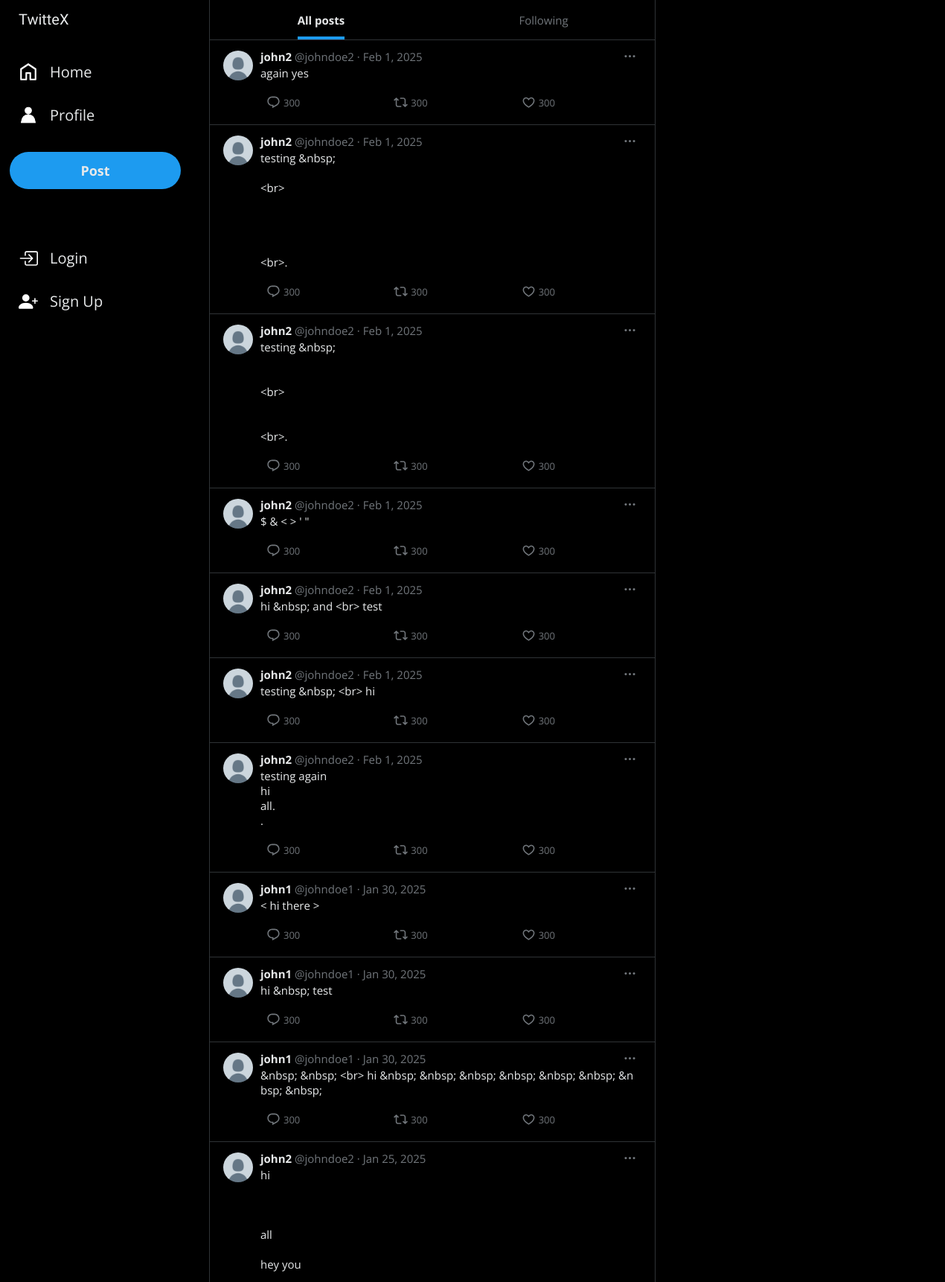
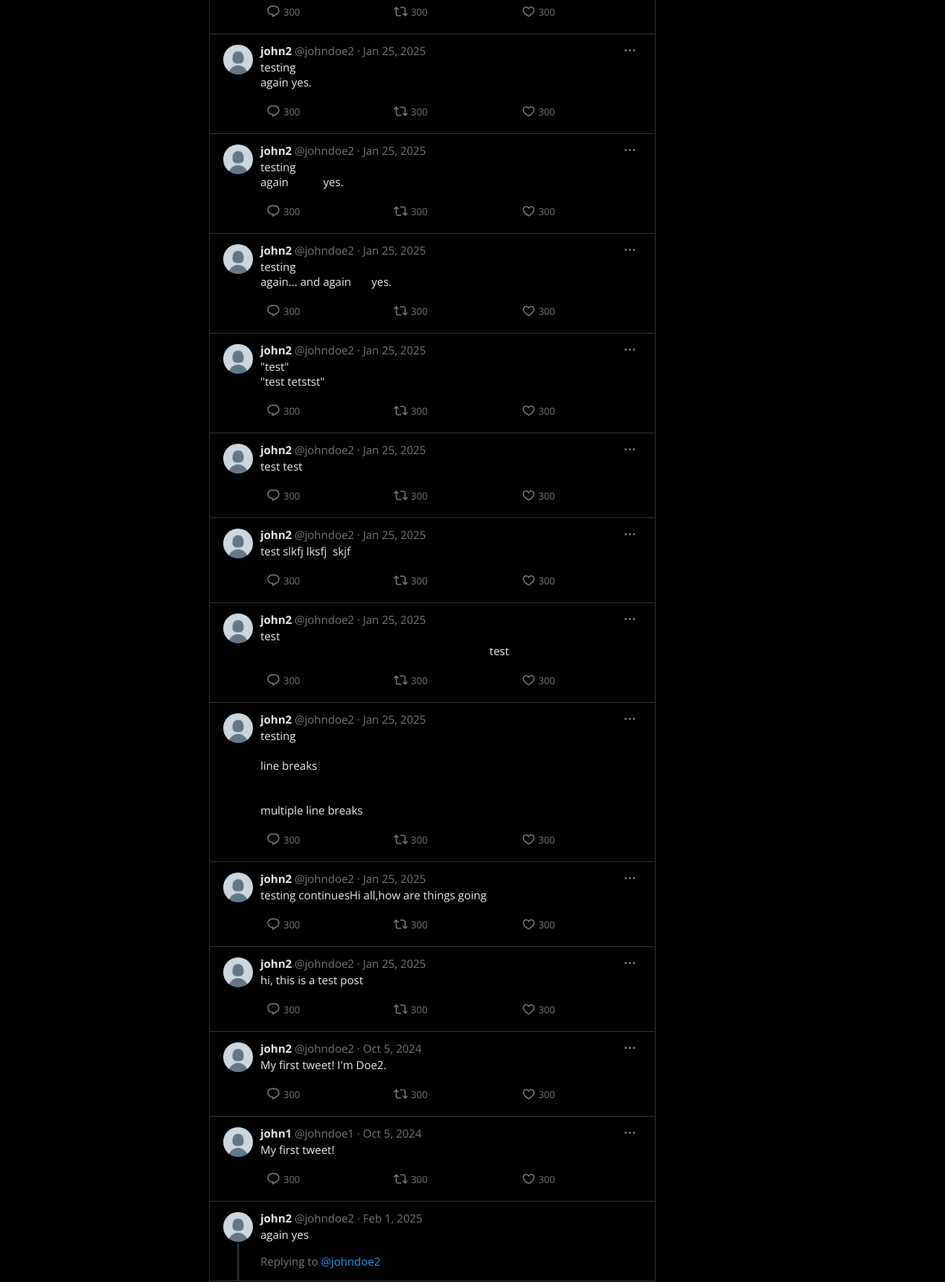
The page /home (upper part) on the database its author committed (2 pictures, top to bottom).
### network/models.py (models this page shows, shortened)
class Reply(models.Model):
    replier = models.ForeignKey(
        User,
        on_delete=models.SET_NULL,  # sets 'replier' to null if the user is deleted
        null=True,
        blank=True,
        related_name="replies",
    )
    replying_to = models.ForeignKey(
        "Reply",
        on_delete=models.PROTECT,  # makes sure referenced object is not deleted by raising exception
        related_name="replies",
        null=True,
        blank=True,
    )
    types_of_replies = [
        ("OP", "original post"),
        ("Reply", "reply"),
    ]
    reply_type = models.CharField(
        max_length=5, choices=types_of_replies, default="OP", help_text="Type of reply"
    )
    num_likes = models.IntegerField(default=0)
    reply_message = models.CharField(max_length=1000, help_text="What is happening!?")
    num_direct_replies = models.IntegerField(default=0)
    reply_date = models.DateTimeField(default=timezone.now)
    deleted = models.BooleanField(default=False)
    class Meta:
        ordering = ["-reply_date"]

class User(AbstractUser):
    date_joined = models.DateField(auto_now=True, help_text="Date joined")
    followers = models.ManyToManyField(
        "User",
        blank=True,
        help_text="Following user",
        related_name="following_user",
    )
    num_followers = models.IntegerField(default=0)
    following = models.ManyToManyField(
        "User",
        blank=True,
        help_text="Followed by user",
        related_name="followed_by_user",
    )
    num_following = models.IntegerField(default=0)
    likes = models.ManyToManyField(
        "Reply",
        blank=True,
        help_text="Liked posts",
        related_name="users_who_liked",
    )

### network/views.py (the view)
# urls.py: path("home", views.home, name="home"),
def home(request):
    all_posts = Reply.objects.all()
    context = {"posts": all_posts}
    return render(request, "network/render_template/home.html", context)

### network/templates/network/render_template/home.html (shortened to what this page needs)
{% extends "network/layout/layout_a.html" %}
{% block section_main %}
    <div class="section-main">
        <article>
            <nav class="filter-post">
                <a>
                    <div>
                        <span class="active-link">All posts</span>
                    </div>
                </a>
                <a>
                    <div>
                        <span>Following</span>
                    </div>
                </a>
            </nav>
        </article>
        {% for post in posts %}
            <article>{% include "network/components/posts/post.html" %}</article>
        {% endfor %}
        {% for post in posts %}
            <article>{% include "network/components/posts/reply_simplified.html" %}</article>
        {% endfor %}
    </div>
{% endblock section_main %}

### network/templates/network/components/posts/post.html (shortened to what this page needs)
{% load static %}
<div class="post">
    <div></div>
    <div class="post-content-wrapper">
        {% block post_profile_icon %}
            {% include "network/components/posts/post_profile_icon.html" %}
        {% endblock post_profile_icon %}
        <div class="utility-wrapper flex-1">
            <div class="post-content">
                <div class="post-meta flex justify-content-space-between">
                    <div class="name-handle-date-wrapper">
                        <a href="">{{ post.replier.first_name }}</a>
                        <a href="">@{{ post.replier.username }}</a>
                        <span>·</span>
                        <a href=""><time datetime="{{ post.reply_date|date:"c" }}">{{ post.reply_date|date:"M j, Y" }}</time></a>
                    </div>
                    {% block three_dots_icon %}
                        <div class="svg-more-wrapper svg-reply-wrapper flex flex-center"
                             title="More">
                            <div class="svg-wrapper flex flex-center border-pill background-transition">
                                <svg xmlns="http://www.w3.org/2000/svg"
                                     viewBox="0 0 24 24"
                                     aria-hidden="true"
                                     class="">
                                    <g>
                                    <path d="M3 12c0-1.1.9-2 2-2s2 .9 2 2-.9 2-2 2-2-.9-2-2zm9 2c1.1 0 2-.9 2-2s-.9-2-2-2-2 .9-2 2 .9 2 2 2zm7 0c1.1 0 2-.9 2-2s-.9-2-2-2-2 .9-2 2 .9 2 2 2z">
                                    </path>
                                    </g>
                                </svg>
                            </div>
                        </div>
                    {% endblock three_dots_icon %}
                </div>
                <div class="message-wrapper">
                    {% autoescape off %}
                        <span>{{ post.reply_message|linebreaksbr }}</span>
                    {% endautoescape %}
                </div>
                {% block reply_bar %}
                    <div class="reply-repost-like-wrapper">
                        <div class="svg-reply-wrapper flex flex-center"
                             title="Reply"
                             data-js-open-post-modal>
                            <div class="svg-wrapper flex flex-center border-pill background-transition">
                            </div>
                            <div class="count text-small color-transition" data-js-open-post-modal>300</div>
                        </div>
                        <div class="svg-repost-wrapper flex flex-center" title="Repost">
                            <div class="svg-wrapper flex flex-center border-pill background-transition">
                            </div>
                            <div class="count text-small color-transition">300</div>
                        </div>
                        <div class="svg-like-wrapper flex flex-center" title="Like">
                            <div class="svg-wrapper flex flex-center border-pill background-transition">
                            </div>
                            <div class="count text-small color-transition">300</div>
                        </div>
                    </div>
                {% endblock reply_bar %}
            </div>
            {% block reply_to %}
            {% endblock reply_to %}
        </div>
    </div>
</div>

### network/templates/network/components/posts/post_profile_icon.html (shortened to what this page needs)
<div class="post-profile-wrapper">
    <div class="post-profile-icon">
        <a href="">
            <div></div>
        </a>
        <div class="post-profile-overlay"></div>
    </div>
    {% block continuity_line %}
    {% endblock continuity_line %}
</div>

### network/templates/network/components/posts/reply_simplified.html (shortened to what this page needs)
{% extends "network/components/posts/post.html" %}
{% block post_profile_icon %}
    {% include "network/components/posts/post_profile_icon_reply.html" %}
{% endblock post_profile_icon %}
{% block reply_to %}
    <div class="reply-to">
        Replying to <span class="reply-to-username">@{{ post.replier.username }}</span>
    </div>
{% endblock reply_to %}

### network/templates/network/components/posts/post_profile_icon_reply.html (shortened to what this page needs)
{% extends "network/components/posts/post_profile_icon.html" %}
{% block continuity_line %}
    <div class="continuity-line"></div>
{% endblock continuity_line %}

### network/static/network/css/styles.css (style rules this page uses)
:root { --bg-color: black; --bg-color-nav-link: hsl(0, 0%, 10%); --bg-color-post-hover: hsl(0, 0%, 3%); --bg-color-post-btn: rgb(29, 155, 240); --bg-color-post-btn-hover: rgb(26, 140, 216); --f-color: rgb(231, 233, 234); --f-color-secondary: rgb(113, 118, 123); --b-color: rgb(47, 51, 54); --f-color-few-char-left: rgb(255, 212, 0); --f-color-zero-char-left: rgb(243, 33, 46); --continuity-line-color: rgb(51, 54, 57); --bg-color-active-blue: rgba(29, 155, 240, 0.1); --fill-active-blue: rgb(29, 155, 240); --bg-color-active-green: rgba(0, 186, 124, 0.1); --fill-active-green: rgb(0, 186, 124); --bg-color-active-red: rgba(249, 24, 128, 0.1); --fill-active-red: rgb(249, 24, 128); --bg-overlay: rgba(91, 112, 131, 0.4); --fill-active-white: rgb(239, 243, 244); --scroll-bar-thumb: rgb(62, 65, 68); --scroll-bar-track: rgb(22, 24, 28); font-size: 10px; font-family: "Open Sans", Arial, Helvetica, sans-serif; box-sizing: border-box; }
body { background-color: var(--bg-color); color: var(--f-color); font-size: 1.5rem; line-height: 2rem; scrollbar-color: var(--scroll-bar-thumb) var(--scroll-bar-track); overscroll-behavior-y: none; margin: 0; padding: 0; }
.border-pill { border-radius: 9999px; }
.flex { display: flex; }
.flex-center { justify-content: center; align-items: center; }
.justify-content-space-between { justify-content: space-between; }
.flex-1 { flex: 1; }
.text-small { font-size: 1.3rem; }
.background-transition { transition-property: background-color; transition-duration: 0.2s; }
.color-transition { transition-property: color; transition-duration: 0.2s; }
.section-main article { border-bottom: 1px solid var(--b-color); }
.filter-post { display: flex; }
.filter-post a { height: 5.3rem; flex: 1; display: flex; justify-content: center; align-items: center; }
.filter-post span { color: var(--f-color-secondary); padding: 1.6rem 0 1.2rem 0; }
.filter-post .active-link { font-weight: bold; color: var(--f-color); border-bottom: 4px solid var(--bg-color-post-btn); }
.post { cursor: pointer; padding-inline: 1.6rem; }
.post > div:first-child { padding-top: 1.2rem; }
.post-content-wrapper { display: flex; }
.post-profile-wrapper { margin-right: 0.8rem; display: flex; flex-direction: column; align-items: center; }
.post-profile-icon { position: relative; }
.post-profile-icon a { display: inline-block; height: 4.4rem; width: 4.4rem; display: flex; align-items: center; justify-content: center; }
.post-profile-icon a div { width: 4rem; height: 4rem; border-radius: 9999px; background-image: url("../images/default_profile_400x400.png"); background-repeat: no-repeat; background-size: 100%; }
.post-profile-overlay { position: absolute; top: 0.2rem; left: 0.2rem; width: 4rem; height: 4rem; border-radius: 9999px; background-color: rgba(26, 26, 26, 0); transition-property: background-color; transition-duration: 0.2s; }
.post-content { padding-bottom: 1.2rem; }
.post-meta .svg-more-wrapper { width: 3.5rem; height: 1.9rem; }
.name-handle-date-wrapper a:nth-child(1) { color: var(--f-color); font-weight: bold; }
.name-handle-date-wrapper a { color: var(--f-color-secondary); text-decoration: none; }
.name-handle-date-wrapper span { color: var(--f-color-secondary); }
.message-wrapper { margin-top: 0.2rem; max-width: 98%; word-break: break-all; }
.reply-repost-like-wrapper { display: flex; justify-content: space-between; margin-top: 1.2rem; }
.svg-reply-wrapper { color: var(--f-color-secondary); fill: var(--f-color-secondary); transition-property: background-color, fill; transition-duration: 0.2s; }
.svg-repost-wrapper { color: var(--f-color-secondary); fill: var(--f-color-secondary); transition-property: background-color, fill; transition-duration: 0.2s; }
.svg-like-wrapper { color: var(--f-color-secondary); fill: var(--f-color-secondary); transition-property: background-color, fill; transition-duration: 0.2s; }
.count { margin-left: -0.4rem; }
.svg-wrapper { width: 3.5rem; height: 3.5rem; background-color: var(--bg-local); pointer-events: none; }
.svg-wrapper svg { width: 1.9rem; height: 1.9rem; }
.reply-to { color: var(--f-color-secondary); padding-top: 0.4rem; padding-bottom: 1.6rem; }
.reply-to-username { color: var(--fill-active-blue); }
.continuity-line { flex: 1; width: 0.2rem; background-color: var(--continuity-line-color); }

### rows shown on the page
Reply: replier.first_name "john2", replier.username "johndoe2", reply_date "Feb 1, 2025", reply_message "again yes"
Reply: replier.first_name "john2", replier.username "johndoe2", reply_date "Feb 1, 2025", reply_message "testing &nbsp; <br> <br>."
Reply: replier.first_name "john2", replier.username "johndoe2", reply_date "Feb 1, 2025", reply_message "testing &nbsp; <br> <br>."
Reply: replier.first_name "john2", replier.username "johndoe2", reply_date "Feb 1, 2025", reply_message "$ & < > ' \""
Reply: replier.first_name "john2", replier.username "johndoe2", reply_date "Feb 1, 2025", reply_message "hi &nbsp; and <br> test"
Reply: replier.first_name "john2", replier.username "johndoe2", reply_date "Feb 1, 2025", reply_message "testing &nbsp; <br> hi"
Reply: replier.first_name "john2", replier.username "johndoe2", reply_date "Feb 1, 2025", reply_message "testing again hi all. ."
Reply: replier.first_name "john1", replier.username "johndoe1", reply_date "Jan 30, 2025", reply_message "< hi there >"
Reply: replier.first_name "john1", replier.username "johndoe1", reply_date "Jan 30, 2025", reply_message "hi &nbsp; test"
Reply: replier.first_name "john1", replier.username "johndoe1", reply_date "Jan 30, 2025", reply_message "&nbsp; &nbsp; <br> hi &nbsp; &nbsp; &nbsp; &nbsp; &nbsp; &nbsp; &nbsp; &nbsp;"
Reply: replier.first_name "john2", replier.username "johndoe2", reply_date "Jan 25, 2025", reply_message "hi all hey you"
Reply: replier.first_name "john2", replier.username "johndoe2", reply_date "Jan 25, 2025", reply_message "testing again yes."
Reply: replier.first_name "john2", replier.username "johndoe2", reply_date "Jan 25, 2025", reply_message "testing again yes."
Reply: replier.first_name "john2", replier.username "johndoe2", reply_date "Jan 25, 2025", reply_message "testing again... and again yes."
Reply: replier.first_name "john2", replier.username "johndoe2", reply_date "Jan 25, 2025", reply_message "\"test\" \"test tetstst\""
Reply: replier.first_name "john2", replier.username "johndoe2", reply_date "Jan 25, 2025", reply_message "test test"
Reply: replier.first_name "john2", replier.username "johndoe2", reply_date "Jan 25, 2025", reply_message "test slkfj lksfj skjf"
Reply: replier.first_name "john2", replier.username "johndoe2", reply_date "Jan 25, 2025", reply_message "test test"
Reply: replier.first_name "john2", replier.username "johndoe2", reply_date "Jan 25, 2025", reply_message "testing line breaks multiple line breaks"
Reply: replier.first_name "john2", replier.username "johndoe2", reply_date "Jan 25, 2025", reply_message "testing continuesHi all,how are things going"
Reply: replier.first_name "john2", replier.username "johndoe2", reply_date "Jan 25, 2025", reply_message "hi, this is a test post"
Reply: replier.first_name "john2", replier.username "johndoe2", reply_date "Oct 5, 2024", reply_message "My first tweet! I'm Doe2."
Reply: replier.first_name "john1", replier.username "johndoe1", reply_date "Oct 5, 2024", reply_message "My first tweet!"
